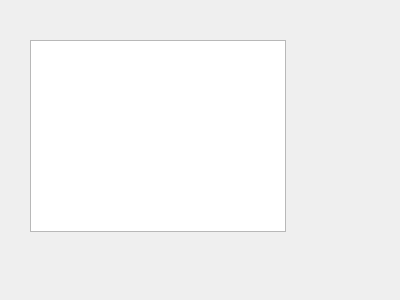
<?xml version="1.0" encoding="UTF-8"?>
<ui version="4.0">
 <class>Widget</class>
 <widget class="QWidget" name="Widget">
  <property name="geometry">
   <rect>
    <x>0</x>
    <y>0</y>
    <width>400</width>
    <height>300</height>
   </rect>
  </property>
  <property name="windowTitle">
   <string>Widget</string>
  </property>
  <widget class="QListWidget" name="listWidget">
   <property name="geometry">
    <rect>
     <x>30</x>
     <y>40</y>
     <width>256</width>
     <height>192</height>
    </rect>
   </property>
  </widget>
 </widget>
 <layoutdefault spacing="6" margin="11"/>
 <resources/>
 <connections/>
</ui>
